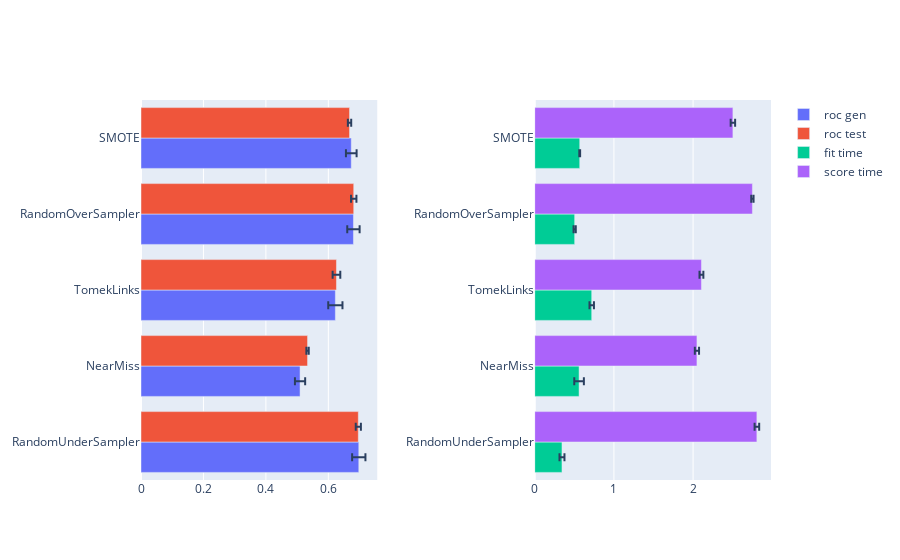

The notebook cell saved with this chart:
### Code cell
from plotly.subplots import make_subplots
grid_res_data = pd.DataFrame(grid.cv_results_)
grid_res_data.param_prepro = grid_res_data.param_prepro.astype(str).str.replace('\(.*\)', '')
grid_res_data = grid_res_data.set_index('param_prepro')[['mean_test_roc_gen', 'std_test_roc_gen', 'mean_test_roc_test', 'std_test_roc_test', 'mean_fit_time', 'std_fit_time', 'mean_score_time', 'std_score_time']]
#fig = go.Figure()

fig = make_subplots(rows=1, cols=2, horizontal_spacing=0.25)
fig.add_trace(go.Bar(
    name='roc gen',
    y=grid_res_data.index, x=grid_res_data['mean_test_roc_gen'],
    error_x=dict(type='data', array=grid_res_data['std_test_roc_gen']), orientation='h'
),row=1, col=1)

fig.add_trace(go.Bar(
    name='roc test',
    y=grid_res_data.index, x=grid_res_data['mean_test_roc_test'],
    error_x=dict(type='data', array=grid_res_data['std_test_roc_test']), orientation='h'
),row=1, col=1)

fig.add_trace(go.Bar(
    name='fit time',
    y=grid_res_data.index, x=grid_res_data['mean_fit_time'],
    error_x=dict(type='data', array=grid_res_data['std_fit_time']), orientation='h'
),row=1, col=2)

fig.add_trace(go.Bar(
    name='score time',
    y=grid_res_data.index, x=grid_res_data['mean_score_time'],
    error_x=dict(type='data', array=grid_res_data['std_score_time']), orientation='h'
),row=1, col=2)
fig.update_layout(barmode='group')
fig

### Figure 1 — Plotly figure (JSON) as saved in the notebook; plotly's stock layout.template omitted (floating-point values rounded to 4 significant figures)
{"data": [{"error_x": {"array": [0.02129, 0.01639, 0.02282, 0.01977, 0.01707], "type": "data"}, "name": "roc gen", "orientation": "h", "type": "bar", "x": [0.6976, 0.5094, 0.6225, 0.6804, 0.6735], "xaxis": "x", "y": ["RandomUnderSampler", "NearMiss", "TomekLinks", "RandomOverSampler", "SMOTE"], "yaxis": "y"}, {"error_x": {"array": [0.008233, 0.003781, 0.01231, 0.008619, 0.00537], "type": "data"}, "name": "roc test", "orientation": "h", "type": "bar", "x": [0.6961, 0.5335, 0.626, 0.6814, 0.6679], "xaxis": "x", "y": ["RandomUnderSampler", "NearMiss", "TomekLinks", "RandomOverSampler", "SMOTE"], "yaxis": "y"}, {"error_x": {"array": [0.03143, 0.06064, 0.02812, 0.01394, 0.005142], "type": "data"}, "name": "fit time", "orientation": "h", "type": "bar", "x": [0.344, 0.5598, 0.7196, 0.5042, 0.5681], "xaxis": "x2", "y": ["RandomUnderSampler", "NearMiss", "TomekLinks", "RandomOverSampler", "SMOTE"], "yaxis": "y2"}, {"error_x": {"array": [0.02912, 0.02661, 0.02448, 0.01464, 0.02817], "type": "data"}, "name": "score time", "orientation": "h", "type": "bar", "x": [2.806, 2.049, 2.106, 2.749, 2.503], "xaxis": "x2", "y": ["RandomUnderSampler", "NearMiss", "TomekLinks", "RandomOverSampler", "SMOTE"], "yaxis": "y2"}], "layout": {"barmode": "group", "xaxis": {"anchor": "y", "domain": [0, 0.375]}, "xaxis2": {"anchor": "y2", "domain": [0.625, 1]}, "yaxis": {"anchor": "x", "domain": [0, 1]}, "yaxis2": {"anchor": "x2", "domain": [0, 1]}}}
